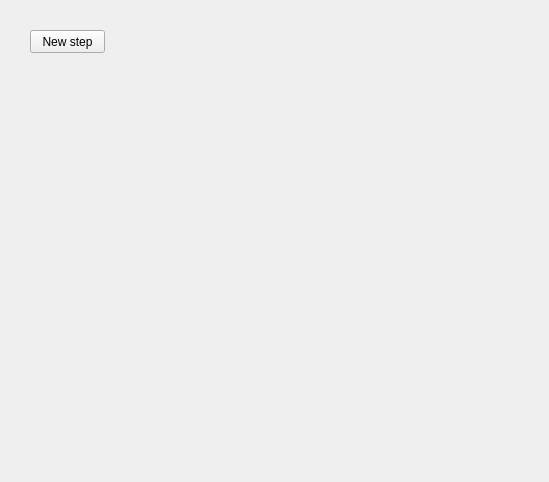
<?xml version="1.0" encoding="UTF-8"?>
<ui version="4.0">
 <class>Form</class>
 <widget class="QWidget" name="Form">
  <property name="geometry">
   <rect>
    <x>0</x>
    <y>0</y>
    <width>549</width>
    <height>482</height>
   </rect>
  </property>
  <property name="windowTitle">
   <string>Form</string>
  </property>
  <widget class="QPushButton" name="pushButton">
   <property name="geometry">
    <rect>
     <x>30</x>
     <y>30</y>
     <width>75</width>
     <height>23</height>
    </rect>
   </property>
   <property name="text">
    <string>New step</string>
   </property>
  </widget>
 </widget>
 <resources/>
 <connections/>
</ui>
